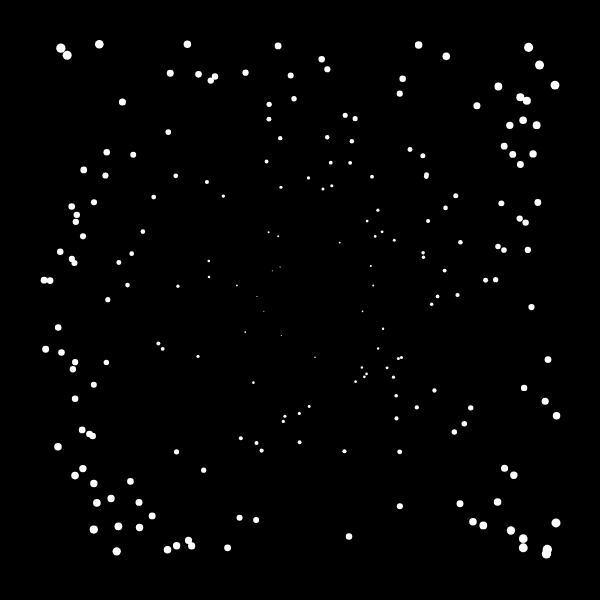
Frame 1 (no input)
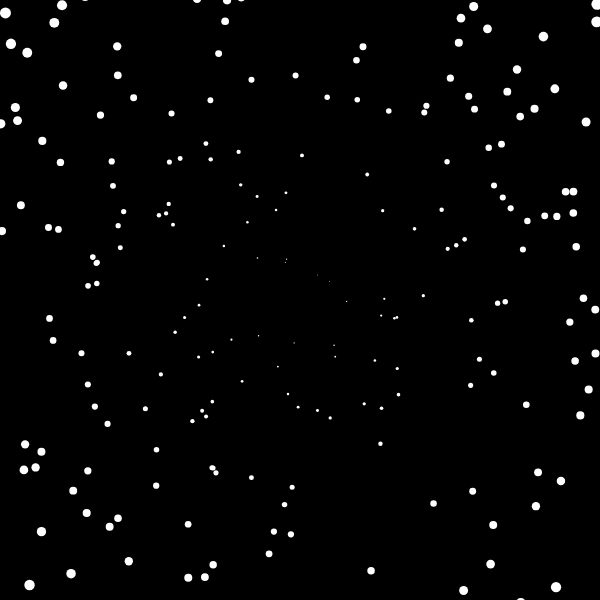
Frame 60 (no input)
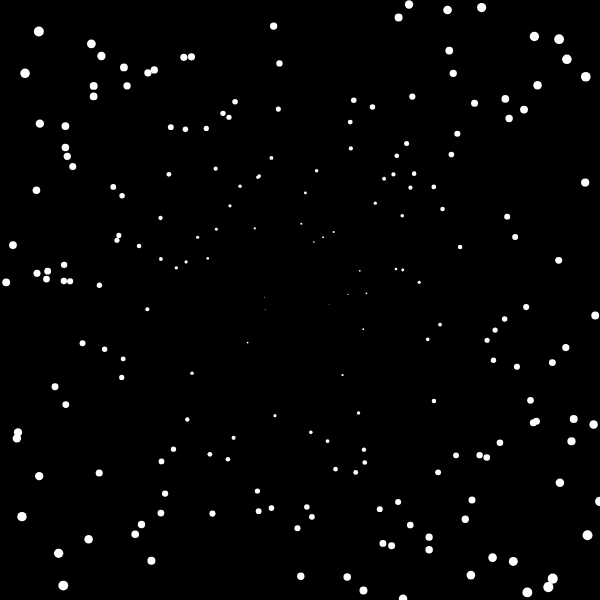
Frame 120 (the mouse pressed at the canvas centre since frame 60)

The p5.js sketch that drew these frames (run headless with seeded random() and noise() and a simulated clock; from frame 60 on, the mouse is pressed at the canvas centre):

// p5.js sketch
// ── sketch.js
/*
http://nexusbug.com/

STORY of ONE

EP 001: Inside
*/

var canvas;
var field = [];

function setup() {
    canvas = createCanvas(600, 600);
    for (var i = 0; i < 200; i++) {
        field.push(new Field(8));
    }
}

function draw() {
    background(0);
    for (var i = 0; i < field.length; i++) {
        field[i].update();
        field[i].disp();
    }
}

function Field(speed) {
    this.x = random(50, width - 50); // x coordinate of starting point
    this.y = random(50, height - 50); //y coordinate of starting point
    this.radi = 4; //radius of the star
    this.dia = this.radi * 2; //diameter
    this.speed = speed; //speed of the animation
    this.cx = width / 2; //center x
    this.cy = height / 2; //center y



    this.update = function () {

        //check if the star is going outside of canvas
        if (this.x > width || this.x < 0 || this.y > height || this.y < 0) {
            //take it back to somwhere around center of canvas
            this.x = random(this.cx - 250, this.cx + 250);
            this.y = random(this.cy - 250, this.cy + 250);
        }

        this.dist();
        this.move();
        this.calcDia();
    }

    //display the star
    this.disp = function () {
        noStroke();
        fill(255);
        ellipse(this.x, this.y, this.dia, this.dia);
    }

    //distance of x and y coordinates to center
    this.dist = function () {
        this.sx = this.x - this.cx;
        this.sy = this.y - this.cy;
    }

    //cumulative increment from center to sides
    this.move = function () {
        this.x = this.x + (this.sx / this.cx) * this.speed;
        this.y = this.y + (this.sy / this.cy) * this.speed;
    }

    // calculates diameter according to the distance to center
    this.calcDia = function () {
        this.d = dist(this.x, this.y, this.cx, this.cy); //vectoral distance to center
        this.dia = map(this.d, 0, this.cx, 0, 8); //this mapping will result change in the diameter of the star, will be zero at the center and increase through to sides
    }

}

// ── field.js
/*
http://nexusbug.com/
*/

function Field(speed) {
    this.x = random(50, width - 50); // x coordinate of starting point
    this.y = random(50, height - 50); //y coordinate of starting point
    this.radi = 4; //radius of the star
    this.dia = this.radi * 2; //diameter
    this.speed = speed; //speed of the animation
    this.cx = width / 2; //center x
    this.cy = height / 2; //center y



    this.update = function () {

        //check if the star is going outside of canvas
        if (this.x > width || this.x < 0 || this.y > height || this.y < 0) {
            //take it back to somwhere around center of canvas
            this.x = random(this.cx - 250, this.cx + 250);
            this.y = random(this.cy - 250, this.cy + 250);
        }

        this.dist();
        this.move();
        this.calcDia();
    }

    //display the star
    this.disp = function () {
        noStroke();
        fill(255);
        ellipse(this.x, this.y, this.dia, this.dia);
    }

    //distance of x and y coordinates to center
    this.dist = function () {
        this.sx = this.x - this.cx;
        this.sy = this.y - this.cy;
    }

    //cumulative increment from center to sides
    this.move = function () {
        this.x = this.x + (this.sx / this.cx) * this.speed;
        this.y = this.y + (this.sy / this.cy) * this.speed;
    }

    // calculates diameter according to the distance to center
    this.calcDia = function () {
        this.d = dist(this.x, this.y, this.cx, this.cy); //vectoral distance to center
        this.dia = map(this.d, 0, this.cx, 0, 8); //this mapping will result change in the diameter of the star, will be zero at the center and increase through to sides
    }

}
